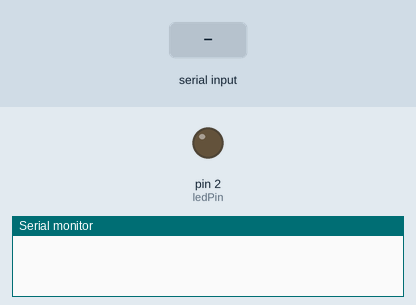
This sketch was run on a simulated Arduino Uno, built with avr-gcc and run on an emulated ATmega328P. On the bench: output pins drawn as LEDs (lit = HIGH), the last lines printed to the serial monitor. The test bench sets the inputs (shaded band).

Above: at 1.2 s.
1.3 s: "a" received over Serial
At 2.2 s:
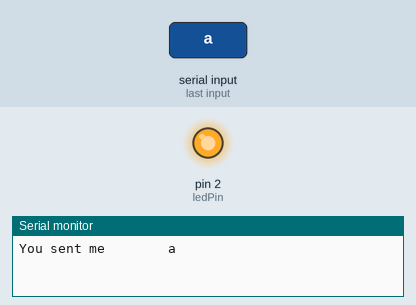
2.9 s: "t" received over Serial
At 3.5 s:
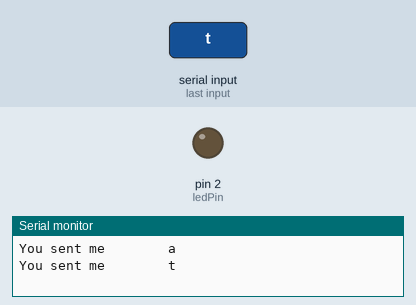
Timing chart, 0 to 5.9 s (numbered marks = the images above; inputs shaded):
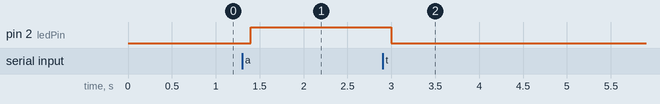

The sketch:

Serial.ino
```cpp
int incomingByte = 0;
const int ledPin = 2;
int counter = 0;
char command;

void setup() {
  Serial.begin(9600);
  pinMode(2, OUTPUT);
  digitalWrite(ledPin, LOW);
}

void loop() {
  if (Serial.available() > 0) {
    command = Serial.read();
    Serial.print("You sent me        ");
    Serial.println(command);
    if (command == 'a') {
      digitalWrite(ledPin, HIGH);
    }
    else if (command == 't') {
      digitalWrite(ledPin, LOW);
    }
  }
  // Take it slow so we don't skip anything
  delay(100);
}
```

Measured:
- after the input at 1.3 s, pin 2 (ledPin): LOW → HIGH after 0.10 s
- after the input at 2.9 s, pin 2 (ledPin): HIGH → LOW after 0.10 s
